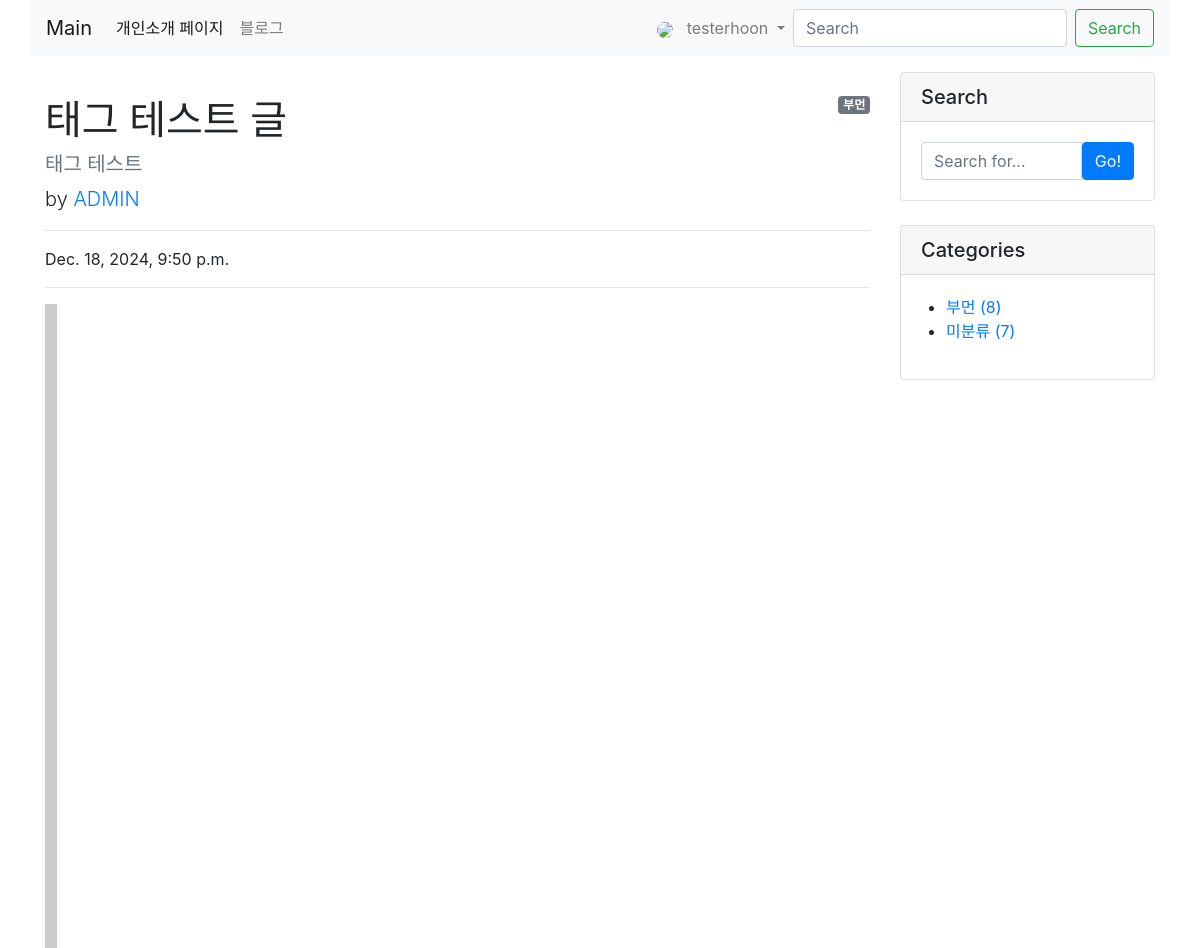
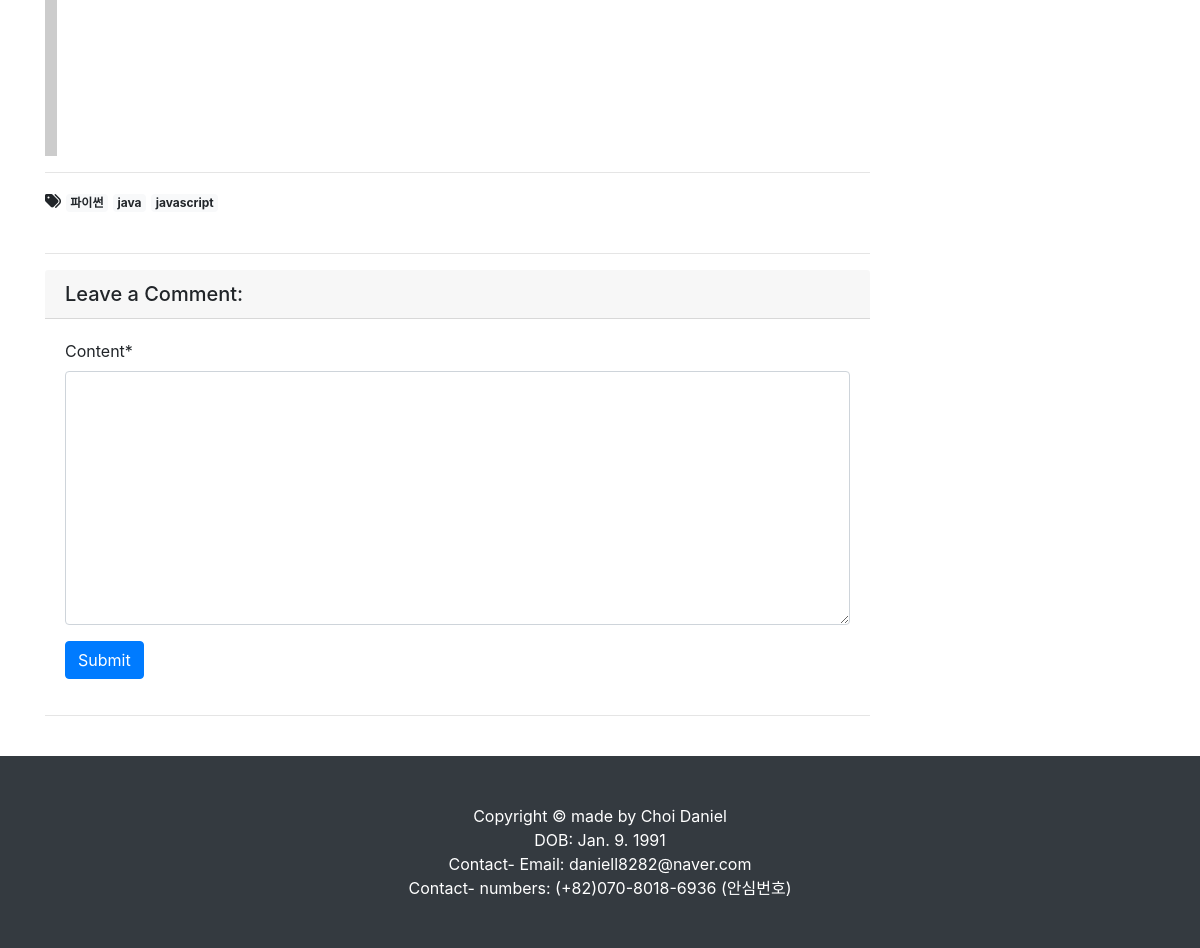
/blog/12/ (signed in), run on the app's committed database (2 pictures, top to bottom).
### blog/models.py (models this page shows, shortened)
class Post(models.Model):
    title = models.CharField(max_length=30)
    hook_text = models.CharField(max_length=100, blank=True)
    content = MarkdownxField()
    head_image = models.ImageField(upload_to="blog/images/%Y/%m/%d/", blank=True)
    file_upload = models.FileField(upload_to="blog/files/%Y/%m/%d/", blank=True)
    created_at = models.DateTimeField(auto_now_add=True)
    updated_at = models.DateTimeField(auto_now=True)
    author = models.ForeignKey(User, null=True, on_delete=models.SET_NULL)
    category = models.ForeignKey(Category, null=True, blank=True, on_delete=models.SET_NULL)
    tags = models.ManyToManyField(Tag, blank=True)
    def get_absolute_url(self):
        return f'/blog/{self.pk}/'
    def get_content_markdown(self):
        return markdown(self.content)

class Category(models.Model):
    name = models.CharField(max_length=50, unique=True)
    slug = models.SlugField(max_length=200, unique=True, allow_unicode=True)
    def __str__(self):
        return self.name
    def get_absolute_url(self):
        return f'/blog/category/{self.slug}/'

class Tag(models.Model):
    name = models.CharField(max_length=50)
    slug = models.SlugField(max_length=200, unique=True, allow_unicode=True)
    def __str__(self):
        return self.name
    def get_absolute_url(self):
        return f'/blog/tag/{self.slug}/'

### blog/views.py (the view)
# urls.py: path("<int:pk>/", views.PostDetail.as_view()),
class PostDetail(DetailView):
    model = Post
    def get_context_data(self, **kwargs):
        context = super(PostDetail, self).get_context_data()
        context['categories'] = Category.objects.all()
        context['no_category_post_count'] = Post.objects.filter(category=None).count()
        context['comment_form'] = CommentForm
        return context

### blog/templates/blog/post_detail.html (shortened to what this page needs)
{% extends 'blog/base.html' %}
{% load crispy_forms_tags %}
{% block main_area %}
<div id="post-area">
    {% if post.category %}
        <span class="badge badge-secondary float-right">{{ post.category }}</span>
    {% else %}
        <span class="badge badge-secondary float-right">미분류</span>
    {% endif %}
    <h1 class="mt-4">{{ post.title }}</h1>
    <h5 class="text-muted">{{ post.hook_text }}</h5>
    <p class="lead">by <a href="#">{{ post.author | upper }}</a></p>
    <hr>
    <p>{{ post.created_at }}</p>
    <hr>
    {% if post.head_image %}
    <img src="{{ post.head_image.url }}" class="img-fluid rounded" alt="{{ post.title }} head_image">
    {% else %}
    <img src="https://picsum.photos/seed/{{ post.id }}/800/200" alt="random_image">
    {% endif %}
    <hr>
    {% if post.tags.exists %}
    <i class="fas fa-tags"></i>
    {% for tag in post.tags.all %}
    <a href="{{ tag.get_absolute_url }}" class="badge badge-light">{{ tag }}</a>
    {% endfor %}
    <br>
    <br>
    {% endif %}
    <hr>
</div>
<div id="comment-area">
    <div class="mb-4">
        <h5 class="card-header">Leave a Comment:</h5>
        <div class="card-body">
            {% if user.is_authenticated %}
            <form id="comment-form" method="POST" action="{{ post.get_absolute_url }}" new_comment/>
            <div class="form-group">
                {{ comment_form | crispy }}
            </div>
            <button type="submit" class="btn btn-primary">Submit</button>
            {% else %}
            <a role="button" class="btn btn-outline-dark btn-block btn-sm" href="#" data-toggle="modal"
               data-target="#loginModal">Log in and leave a comment</a>
            {% endif %}
        </div>
        <hr>
    </div>
</div>
{% endblock %}

### blog/templates/blog/base.html (shortened to what this page needs)
<!DOCTYPE html>
{% load static %}
<html lang="ko">
<head>
    <link rel="stylesheet" href="{% static 'blog/bootstrap/bootstrap.min.css' %}" media="screen">
</head>
<body>
{% include 'blog/navbar.html' %}
<div class="container my-3">
    <div class="row">
        <div class="col-md-8 col-lg-9" id="main-area">
            {% block main_area %}
            {% endblock %}
        </div>
        <div class="col-md-4 col-lg-3">
            <div class="card mb-4">
                <h5 class="card-header">Search</h5>
                <div class="card-body">
                    <div class="input-group">
                        <input class="form-control" type="text" placeholder="Search for..." id="search-input">
                        <span class="input-group-btn">
                            <button class="btn btn-primary" type="button" onclick="searchPost();">Go!</button>
                        </span>
                    </div>
                </div>
            </div>
            <div class="card mb-4" id="categories-card">
                <h5 class="card-header">Categories</h5>
                <div class="card-body">
                    <div class="row">
                        <ul>
                            {% for category in categories %}
                            <li>
                                <a href="{{ category.get_absolute_url }}">{{ category }}  ({{ category.post_set.count }})</a>
                            </li>
                            {% endfor %}
                            <li>
                                <a href="/blog/category/no_category/">미분류 ({{ no_category_post_count }})</a>
                            </li>
                        </ul>
                    </div>
                </div>
            </div>
        </div>
    </div>
</div>
{% include 'blog/footer.html' %}
</body>
</html>

### blog/templates/blog/navbar.html (shortened to what this page needs)
{% load socialaccount %}
<nav class="navbar navbar-expand-lg navbar-light bg-light container">
    <a class="navbar-brand" href="/">Main</a>
    <div class="collapse navbar-collapse" id="navbarSupportedContent">
        <ul class="navbar-nav">
            <li class="nav-item active">
                <a class="nav-link" href="/about_me/">개인소개 페이지</a>
            </li>
            <li class="nav-item">
                <a class="nav-link" href="/blog/">블로그</a>
            </li>
        </ul>
        <ul class="navbar-nav ml-auto">
            {% if user.is_authenticated %}
            <li class="nav-item dropdown">
                <a class="nav-link dropdown-toggle" href="#" id="navbarDropdownMenuLink"
                   role="button" data-toggle="dropdown" aria-haspopup="true" aria-expanded="false">
                    {% if user.socialaccount_set.all.0.get_avatar_url %}
                        <img class="rounded-circle" width="25px" src="{{ user.socialaccount_set.all.0.get_avatar_url }}" alt="">
                    {% else %}
                        <img class="rounded-circle" width="25px" src="https://doitdjango.com/avatar/id/1408/e7e3581c91812561/svg/{{ user.email }}">
                    {% endif %}
                    {{ user.username }}
                </a>
            </li>
            {% else %}
            <li class="nav-item">
                <a href="#" class="nav-link" data-toggle="modal" data-target="#loginModal">Log in</a>
            </li>
            {% endif %}
        </ul>
        <form class="form-inline my-2 my-lg-0">
            <input class="form-control mr-sm-2" type="search" placeholder="Search" aria-label="Search">
            <button class="btn btn-outline-success my-2 my-sm-0" type="submit">Search</button>
        </form>
    </div>
</nav>

### data on the page
Post: category "부먼", title "태그 테스트 글", hook_text "태그 테스트", author "ADMIN", created_at "Dec. 18, 2024, 9:50 p.m."
Tag: name "파이썬"
Tag: name "java"
Tag: name "javascript"
Category: name "부먼", post_set.count "8"

### other printed values
{{ user.username }} "testerhoon"
{{ no_category_post_count }} "7"
